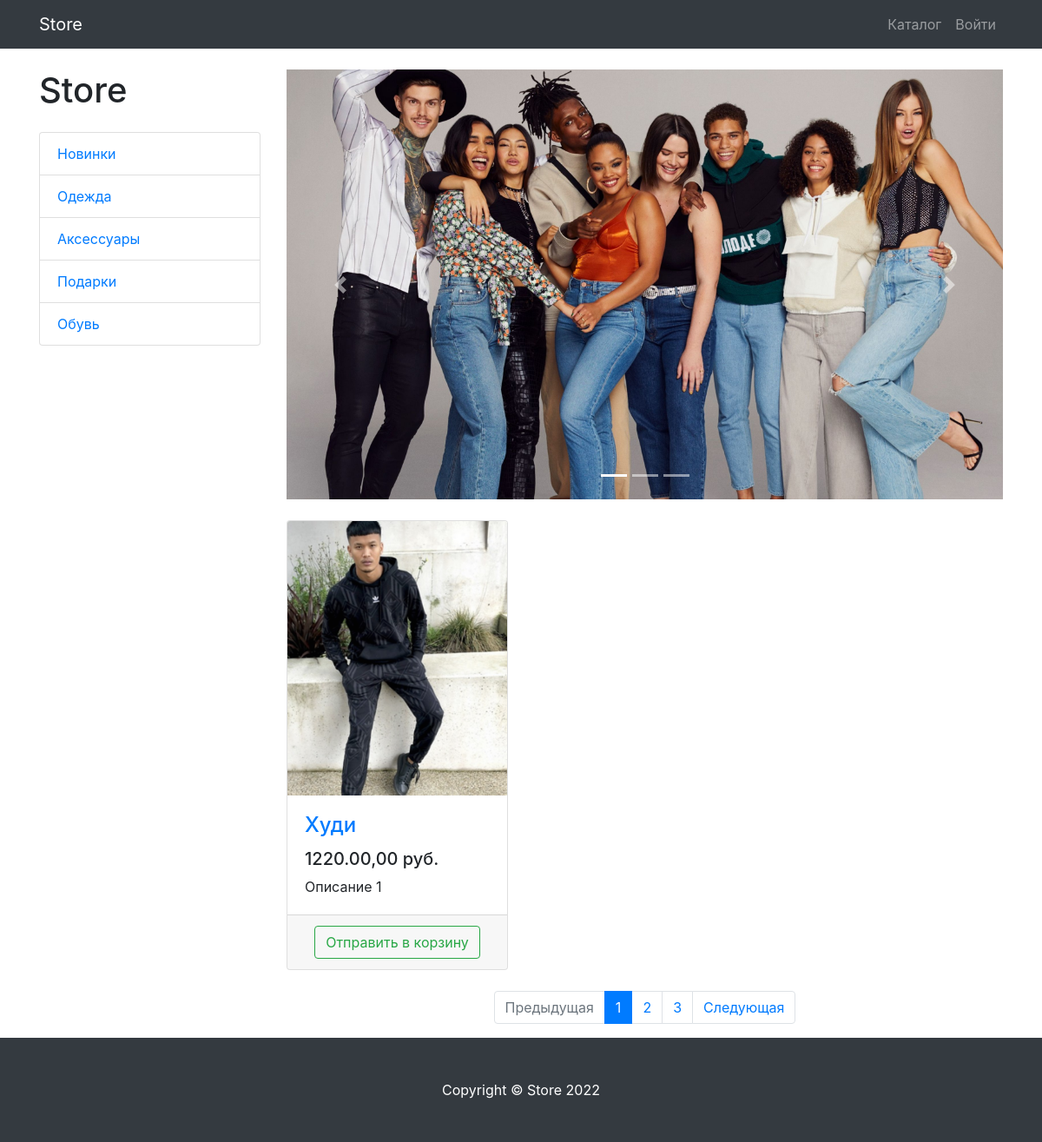
The app's page /products/, older data.
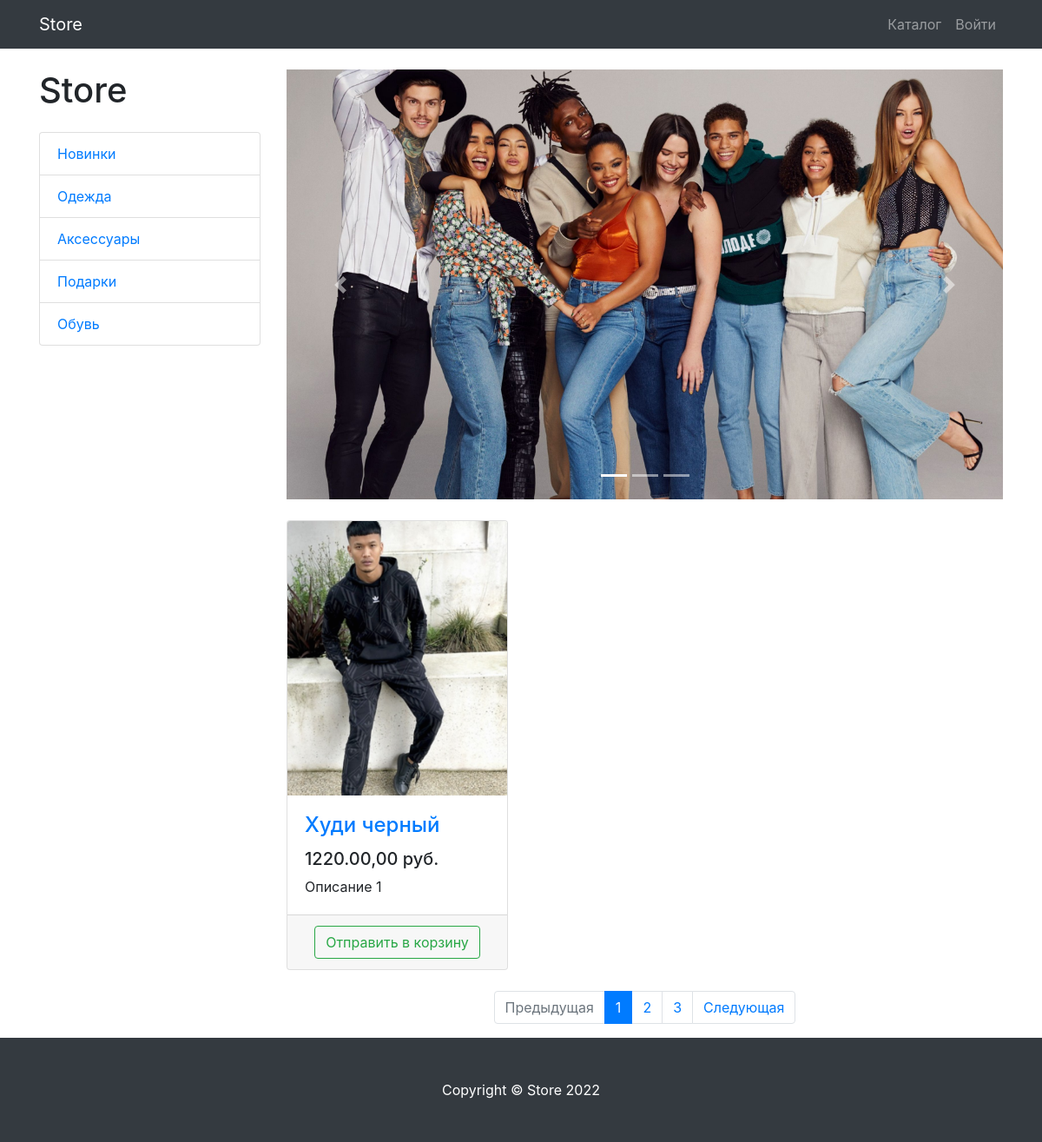
The same page, newer data.
### products/models.py (models this page shows, shortened)
class Product(models.Model):
    name = models.CharField(max_length=256)
    description = models.TextField()
    price = models.DecimalField(max_digits=10, decimal_places=2)
    quantity = models.PositiveIntegerField(default=0)
    image = models.ImageField(upload_to='products_images')
    category = models.ForeignKey(to=ProductCategory, on_delete=models.CASCADE)
    class Meta:
        verbose_name = "product"
        verbose_name_plural = "products"

### products/views.py (the view)
# urls.py: path('', ProductsListView.as_view(), name='index'),
class ProductsListView(ListView):
    model = Product
    context_object_name = 'products'
    template_name = 'products/products.html'
    paginate_by = 1
    def get_queryset(self):
        queryset = super().get_queryset()
        category_id = self.kwargs.get('category_id')
        return queryset.filter(category_id=category_id) if category_id else queryset
    def get_context_data(self, *, object_list=None, **kwargs):
        context = super().get_context_data()
        context['title'] = 'Store - Каталог'
        context['categories'] = ProductCategory.objects.all()
        return context

### products/templates/products/products.html (shortened to what the changed rows need)
{% extends 'products/base.html' %}
{% load static %}
{% block css %}
    <link href="{% static 'vendor/css/products.css' %}" rel="stylesheet">
{% endblock %}
{% block content %}
    <div class="container">
        <div class="row">
            <div class="col-lg-3">
                <h1 class="my-4">Store</h1>
            </div>
            <div class="col-lg-9">
                <div class="row">
                    {% for product in products %}
                        <div class="col-lg-4 col-md-6 mb-4">
                            <div class="card h-100">
                                <a href="#">
                                    <img class="card-img-top"
                                         src="{{ product.image.url }}"
                                         alt="">
                                </a>
                                <div class="card-body">
                                    <h4 class="card-title">
                                        <a href="#">{{ product.name }}</a>
                                    </h4>
                                    <h5>{{ product.price }},00 руб.</h5>
                                    <p class="card-text">{{ product.description }}</p>
                                </div>
                                <div class="card-footer text-center">
                                    <a href="{% url 'products:basket_add' product.id %}"
                                       class="btn btn-outline-success">Отправить в корзину</a>
                                </div>
                            </div>
                        </div>
                    {% endfor %}
                </div>
            </div>
        </div>
    </div>
{% endblock %}

Row changes from the older to the newer data that the page shows:
changed Product "Описание 1": name "Худи" → "Худи черный"
